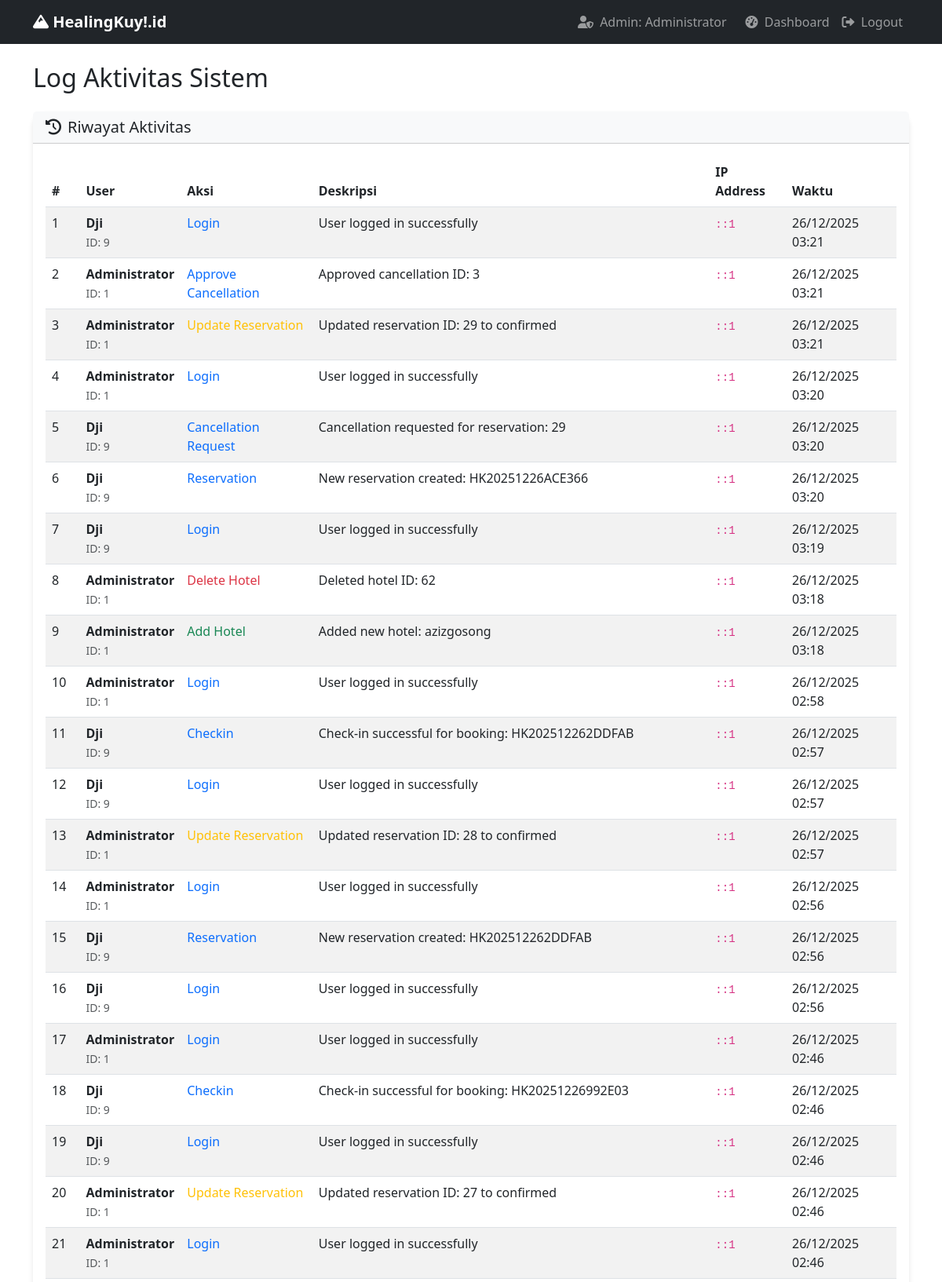
The page /admin/activity_logs.php (signed in, upper part) on the database its author committed.
### tables this page shows
CREATE TABLE `activity_logs` (
  `id` int(11) NOT NULL,
  `user_id` int(11) NOT NULL,
  `action` varchar(100) NOT NULL,
  `description` text DEFAULT NULL,
  `ip_address` varchar(45) DEFAULT NULL,
  `user_agent` text DEFAULT NULL,
  `created_at` timestamp NOT NULL DEFAULT current_timestamp()
);

CREATE TABLE `users` (
  `id` int(11) NOT NULL,
  `name` varchar(100) NOT NULL,
  `email` varchar(100) NOT NULL,
  `password` varchar(255) NOT NULL,
  `role` enum('admin','user') DEFAULT 'user',
  `phone` varchar(20) DEFAULT NULL,
  `address` text DEFAULT NULL,
  `created_at` timestamp NOT NULL DEFAULT current_timestamp()
);

### admin/activity_logs.php (the view, shortened to what this page needs)
<?php
include '../includes/config.php';
$logs = $pdo->query("
    SELECT a.*, u.name as user_name
    FROM activity_logs a
    JOIN users u ON a.user_id = u.id
    ORDER BY a.created_at DESC
")->fetchAll();
?>
<!DOCTYPE html>
<html lang="id">
<head>
    <link href="https://cdn.jsdelivr.net/npm/bootstrap@5.3.0/dist/css/bootstrap.min.css" rel="stylesheet">
    <link href="https://cdnjs.cloudflare.com/ajax/libs/font-awesome/6.0.0/css/all.min.css" rel="stylesheet">
</head>
<body>
    <nav class="navbar navbar-expand-lg navbar-dark bg-dark">
        <div class="container">
            <a class="navbar-brand fw-bold" href="../index.php">
                <i class="fas fa-mountain"></i> HealingKuy!.id
            </a>
            <div class="navbar-nav ms-auto">
                <span class="navbar-text me-3">
                    <i class="fas fa-user-shield me-1"></i> Admin: <?php echo $_SESSION['name']; ?>
                </span>
                <a class="nav-link" href="dashboard.php"><i class="fas fa-tachometer-alt me-1"></i> Dashboard</a>
                <a class="nav-link" href="../logout.php"><i class="fas fa-sign-out-alt me-1"></i> Logout</a>
            </div>
        </div>
    </nav>
    <div class="container mt-4">
        <h2 class="mb-4">Log Aktivitas Sistem</h2>
        <div class="card">
            <div class="card-header bg-light">
                <h5 class="mb-0"><i class="fas fa-history me-2"></i>Riwayat Aktivitas</h5>
            </div>
            <div class="card-body">
                <div class="table-responsive">
                    <table class="table table-striped">
                        <thead>
                            <tr>
                                <th>#</th>
                                <th>User</th>
                                <th>Aksi</th>
                                <th>Deskripsi</th>
                                <th>IP Address</th>
                                <th>Waktu</th>
                            </tr>
                        </thead>
                        <tbody>
                            <?php foreach($logs as $index => $log): ?>
                            <tr>
                                <td><?php echo $index + 1; ?></td>
                                <td>
                                    <div>
                                        <strong><?php echo $log['user_name']; ?></strong>
                                        <br>
                                        <small class="text-muted">ID: <?php echo $log['user_id']; ?></small>
                                    </div>
                                </td>
                                <td>
                                    <span class="log-action
                                        <?php
                                        if (strpos($log['action'], 'delete') !== false) {
                                            echo 'text-danger';
                                        } elseif (strpos($log['action'], 'add') !== false || strpos($log['action'], 'create') !== false) {
                                            echo 'text-success';
                                        } elseif (strpos($log['action'], 'edit') !== false || strpos($log['action'], 'update') !== false) {
                                            echo 'text-warning';
                                        } else {
                                            echo 'text-primary';
                                        }
                                        ?>
                                    ">
                                        <?php echo ucwords(str_replace('_', ' ', $log['action'])); ?>
                                    </span>
                                </td>
                                <td><?php echo $log['description']; ?></td>
                                <td>
                                    <code><?php echo $log['ip_address']; ?></code>
                                </td>
                                <td>
                                    <?php echo date('d/m/Y H:i', strtotime($log['created_at'])); ?>
                                </td>
                            </tr>
                            <?php endforeach; ?>
                        </tbody>
                    </table>
                </div>
            </div>
        </div>
    </div>
</body>
</html>

### admin/activity_logs.php (style rules this page uses)
.card { border: none; border-radius: 15px; box-shadow: 0 4px 6px rgba(0,0,0,0.1); }
.table th { border-top: none; font-weight: 600; }
.log-action { font-weight: 500; }

### rows shown on the page
activity_logs: user.name "Dji", user "9", action "Login", description "User logged in successfully", ip_address "::1", created_at "26/12/2025 03:21"
activity_logs: user.name "Administrator", user "1", action "Approve Cancellation", description "Approved cancellation ID: 3", ip_address "::1", created_at "26/12/2025 03:21"
activity_logs: user.name "Administrator", user "1", action "Update Reservation", description "Updated reservation ID: 29 to confirmed", ip_address "::1", created_at "26/12/2025 03:21"
activity_logs: user.name "Administrator", user "1", action "Login", description "User logged in successfully", ip_address "::1", created_at "26/12/2025 03:20"
activity_logs: user.name "Dji", user "9", action "Cancellation Request", description "Cancellation requested for reservation: 29", ip_address "::1", created_at "26/12/2025 03:20"
activity_logs: user.name "Dji", user "9", action "Reservation", description "New reservation created: HK20251226ACE366", ip_address "::1", created_at "26/12/2025 03:20"
activity_logs: user.name "Dji", user "9", action "Login", description "User logged in successfully", ip_address "::1", created_at "26/12/2025 03:19"
activity_logs: user.name "Administrator", user "1", action "Delete Hotel", description "Deleted hotel ID: 62", ip_address "::1", created_at "26/12/2025 03:18"
activity_logs: user.name "Administrator", user "1", action "Add Hotel", description "Added new hotel: azizgosong", ip_address "::1", created_at "26/12/2025 03:18"
activity_logs: user.name "Administrator", user "1", action "Login", description "User logged in successfully", ip_address "::1", created_at "26/12/2025 02:58"
activity_logs: user.name "Dji", user "9", action "Checkin", description "Check-in successful for booking: HK202512262DDFAB", ip_address "::1", created_at "26/12/2025 02:57"
activity_logs: user.name "Dji", user "9", action "Login", description "User logged in successfully", ip_address "::1", created_at "26/12/2025 02:57"
activity_logs: user.name "Administrator", user "1", action "Update Reservation", description "Updated reservation ID: 28 to confirmed", ip_address "::1", created_at "26/12/2025 02:57"
activity_logs: user.name "Administrator", user "1", action "Login", description "User logged in successfully", ip_address "::1", created_at "26/12/2025 02:56"
activity_logs: user.name "Dji", user "9", action "Reservation", description "New reservation created: HK202512262DDFAB", ip_address "::1", created_at "26/12/2025 02:56"
activity_logs: user.name "Dji", user "9", action "Login", description "User logged in successfully", ip_address "::1", created_at "26/12/2025 02:56"
activity_logs: user.name "Administrator", user "1", action "Login", description "User logged in successfully", ip_address "::1", created_at "26/12/2025 02:46"
activity_logs: user.name "Dji", user "9", action "Checkin", description "Check-in successful for booking: HK20251226992E03", ip_address "::1", created_at "26/12/2025 02:46"
activity_logs: user.name "Dji", user "9", action "Login", description "User logged in successfully", ip_address "::1", created_at "26/12/2025 02:46"
activity_logs: user.name "Administrator", user "1", action "Update Reservation", description "Updated reservation ID: 27 to confirmed", ip_address "::1", created_at "26/12/2025 02:46"
activity_logs: user.name "Administrator", user "1", action "Login", description "User logged in successfully", ip_address "::1", created_at "26/12/2025 02:46"

### other values the page prints
$_SESSION['name'] "Administrator"
